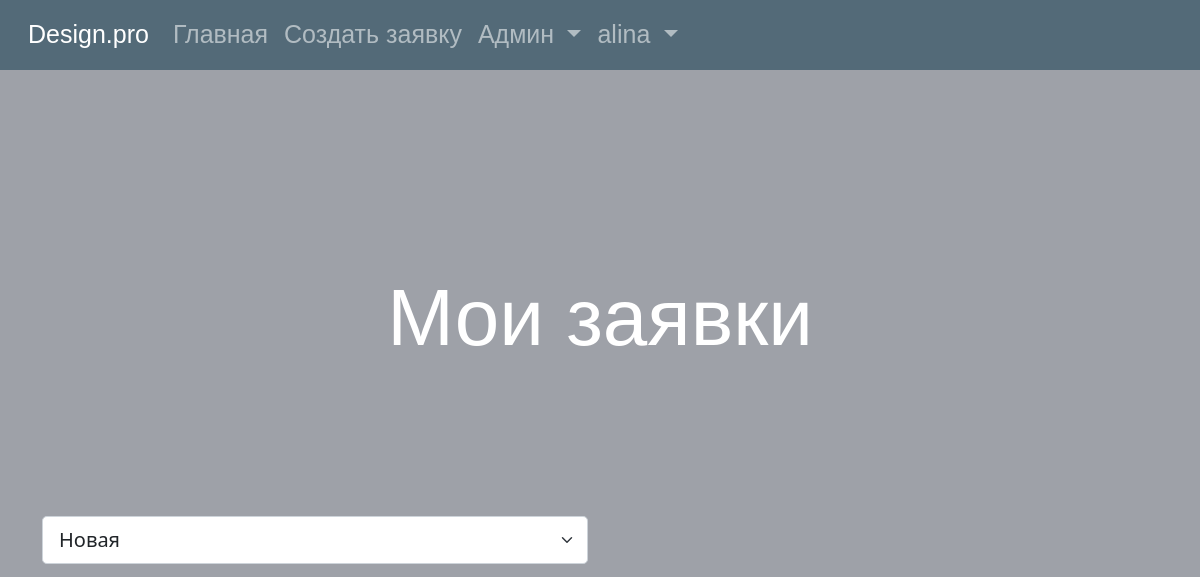
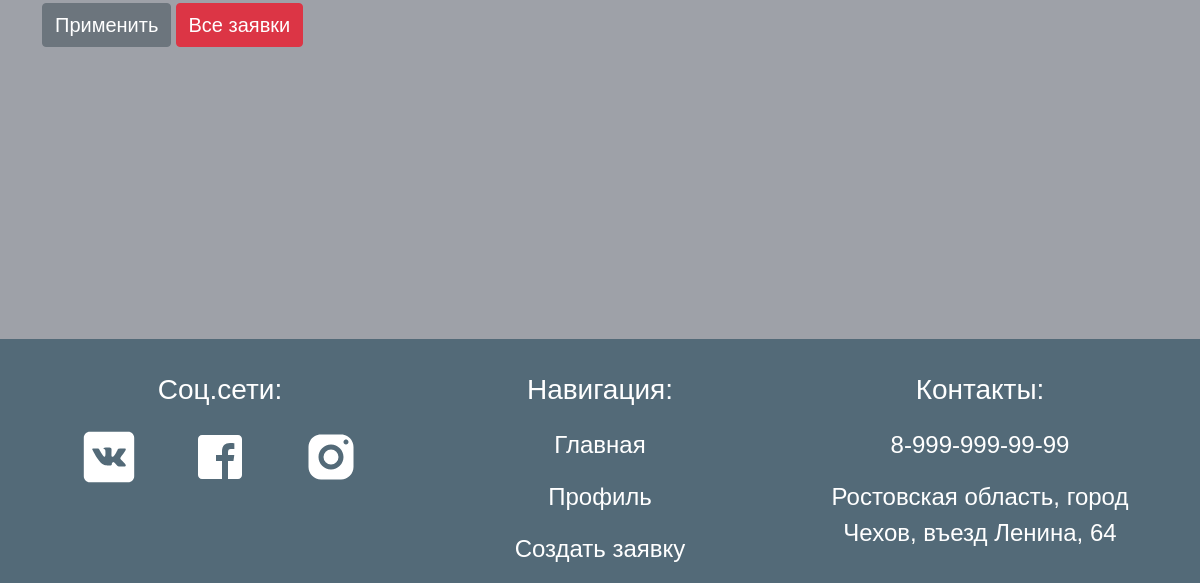
/design/profile (signed in), run on an earlier commit of the app's database (2 pictures, top to bottom).
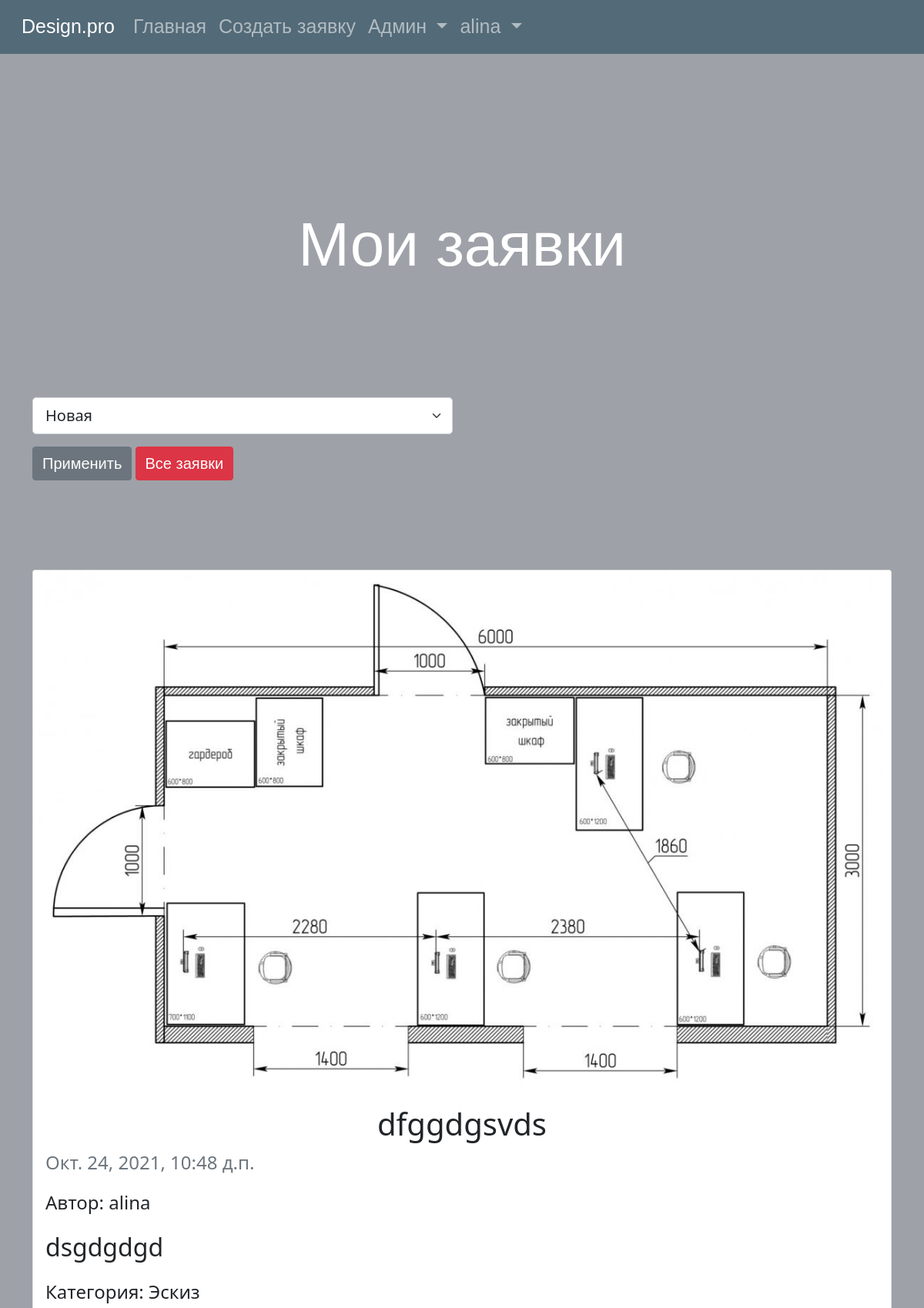
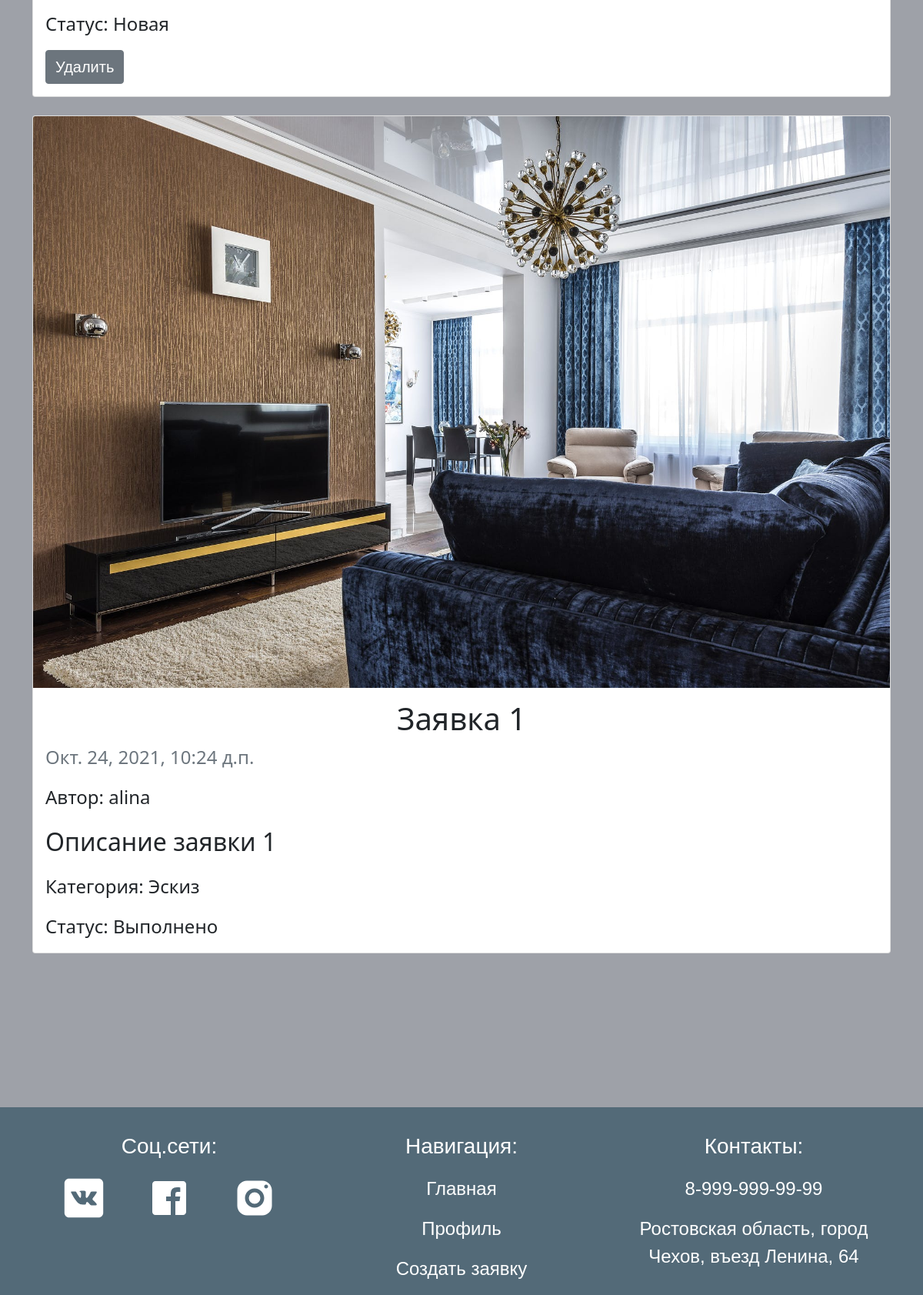
And on a later commit of the database (2 pictures, top to bottom).
### design/models.py (models this page shows, shortened)
class User(AbstractUser):
    fio = models.CharField(max_length=128, null=False, verbose_name='ФИО')
    def __str__(self):
        return self.username
    class Meta(AbstractUser.Meta):
        pass

class Bid(models.Model):
    new = 'new'
    accepted = 'accepted'
    completed = 'completed'
    status_choices = [
        (new, 'Новая'),
        (accepted, 'Принято в работу'),
        (completed, 'Выполнено')
    ]
    name = models.CharField(max_length=128, null=False, verbose_name='Название')
    description = models.TextField(null=False, verbose_name='Описание')
    category = models.ForeignKey('Category', on_delete=models.CASCADE, null=False, verbose_name='Категория')
    img = models.ImageField(upload_to='static/images/', null=False, max_length=300, verbose_name='Изображение')
    img_design = models.ImageField(upload_to='static/images/', default=None, null=True, max_length=300,
                                   verbose_name='Дизайн', blank=True)
    comment = models.TextField(null=True, default=None, verbose_name='Комментарий', blank=True)
    status = models.CharField(max_length=128, choices=status_choices, default=new, verbose_name='Статус')
    author = models.ForeignKey('User', on_delete=models.CASCADE, null=False, verbose_name='Автор')
    date = models.DateTimeField(auto_now_add=True, blank=True, verbose_name='Дата', null=False)
    class Meta:
        verbose_name = 'Заявка'
        verbose_name_plural = 'Заявки'

class Category(models.Model):
    name = models.CharField(max_length=256, null=False, verbose_name='Название')
    class Meta:
        verbose_name = 'Категория'
        verbose_name_plural = 'Категории'
    def __str__(self):
        return self.name

### design/views.py (the view)
# urls.py: path('profile', login_required(views.ProfileView.as_view(), login_url='/design/login'), name='profile'),
class ProfileView(ListView):
    model = Bid
    template_name = 'profile.html'
    context_object_name = 'bids'
    def get_queryset(self):
        if not self.request.GET:
            return Bid.objects.order_by('-date')
        else:
            return Bid.objects.filter(status=self.request.GET['status']).order_by('-date')

### design/templates/profile.html (shortened to what this page needs)
{% extends 'base.html' %}
{% load bootstrap4 %}
{% load static %}
{% block content %}
    <div class="profile">
        <div class="container bids">
            <h2>Мои заявки</h2>
        </div>
        <div class=" container">
            <div class="form">
                <div class="row">
                    <div class="col-6">
                        <form method='get'>
                            <select name=status class="form-select form-select-lg mb-3"
                                    aria-label=".form-select-lg example">
                                <option value=new>Новая</option>
                            </select>
                            <button class="btn btn-secondary fs-5" type='submit'>Применить</button>
                            <a href="{% url 'design:profile' %}" class="btn btn-danger fs-5">Все заявки</a>
                        </form>
                    </div>
                </div>
            </div>
            <div class="row row-cols-1 row-cols-md-1 g-4">
                {% if bids %}
                    {% for bid in bids %}
                        <div class="col">
                            <div class="card">
                                {% if bid.img_design %}
                                    <img src="{{ bid.img_design.url }}" class="card-img-top" alt="...">
                                {% else %}
                                    <img src="{{ bid.img.url }}" class="card-img-top" alt="...">
                                {% endif %}
                                <div class="card-body">
                                    <h5 class="card-title text-center fs-1">{{ bid.name }}</h5>
                                    <p class="text-muted fs-4">{{ bid.date }}</p>
                                    <p class="card-text fs-4">Автор: {{ bid.author }}</p>
                                    <p class="card-text fs-2">{{ bid.description }}</p>
                                    <p class="card-text fs-4">Категория: {{ bid.category }}</p>
                                    <p class="card-text fs-4">Статус: {{ bid.get_status_display }}</p>
                                    {% if bid.status == 'new' %}
                                        <a class="btn btn-secondary fs-5" href="{% url 'design:deleteBid' pk=bid.id %}"
                                           role="button">Удалить</a>
                                    {% endif %}
                                </div>
                            </div>
                        </div>
                    {% endfor %}
                {% endif %}
            </div>
        </div>
    </div>
{% endblock %}

### design/templates/base.html (shortened to what this page needs)
{% load bootstrap4 %}
{% bootstrap_css %}
{% load static %}
<!DOCTYPE html>
<html lang="en">
<head>
    <link href="https://cdn.jsdelivr.net/npm/bootstrap@5.1.3/dist/css/bootstrap.min.css" rel="stylesheet"
>
    <link rel="stylesheet" href="{% static 'style.css' %}">
</head>
<body class="d-flex flex-column min-vh-100">
<div>
    <nav class="navbar navbar-expand-lg navbar-dark bg-light">
        <div class="container-fluid">
            <a class="navbar-brand" href="{% url 'design:index' %}">Design.pro</a>
            <div class="collapse navbar-collapse" id="navbarNavDropdown">
                <ul class="navbar-nav">
                    <li class="nav-item">
                        <a class="nav-link" aria-current="page" href="{% url 'design:index' %}">Главная</a>
                    </li>
                    <li class="nav-item">
                        <a class="nav-link" href="{% url 'design:createBid' %}">Создать заявку</a>
                    </li>
                    {% if user.is_authenticated %}
                        {% if user.is_superuser %}
                            <li class="nav-item dropdown">
                                <a class="nav-link dropdown-toggle" href="#" role="button" data-bs-toggle="dropdown"
                                   aria-expanded="false">
                                    Админ
                                </a>
                            </li>
                        {% endif %}
                        <li class="nav-item dropdown">
                            <a class="nav-link dropdown-toggle" href="#" id="navbarDropdownMenuLink" role="button"
                               data-bs-toggle="dropdown" aria-expanded="false">
                                {{ user.username }}
                            </a>
                        </li>
                    {% endif %}
                </ul>
            </div>
        </div>
    </nav>
</div>
<div class="content">
    {% block content %}
    {% endblock %}
</div>
<footer class="footer mt-auto container-fluid">
    <div class="container">
        <div class="row">
            <div class="col">
                <p class="text-center fs-3 title">Соц.сети:</p>
                <div class="container-fluid text-center">
                    <div class="row">
                        <div class="col-md-4 col-sm-12"><a href="https://vk.com"><img
                                src="{% static 'images/vk.svg' %}" alt=""></a></div>
                        <div class="col-md-4 col-sm-12"><a href="https://vk.com"><img
                                src="{% static 'images/fb.svg' %}" alt=""></a></div>
                        <div class="col-md-4 col-sm-12"><a href="https://vk.com"><img
                                src="{% static 'images/inst.svg' %}" alt=""></a></div>
                    </div>
                </div>
            </div>
            <div class="col">
                <p class="text-center fs-3 title">Навигация:</p>
                <p class="text-center fs-4"><a href="{% url 'design:index' %}">Главная</a></p>
                <p class="text-center fs-4"><a href="{% url 'design:profile' %}">Профиль</a></p>
                <p class="text-center fs-4"><a href="{% url 'design:createBid' %}">Создать заявку</a></p>
            </div>
            <div class="col">
                <p class="text-center fs-3 title">Контакты:</p>
                <p class="text-center fs-4">8-999-999-99-99</p>
                <p class="text-center fs-4">Ростовская область, город Чехов, въезд Ленина, 64</p>
            </div>
        </div>
    </div>
</footer>
</body>
</html>

### design/static/style.css (style rules this page uses)
body { background-color: #9ea1a8; height: 100%; }
.navbar { background-color: #536a78 !important; }
nav a { font-size: 25px !important; }
.navbar li, a { font-family: "Century Gothic", sans-serif !important; }
h2 { font-family: "Century Gothic", sans-serif !important; color: white; font-size: 80px; text-align: center; margin-bottom: 150px; margin-top: 200px; }
.bids h2 { margin-bottom: 150px; margin-top: 200px; }
footer { background-color: #536a78; }
footer p { color: white; font-family: "Century Gothic", sans-serif; }
footer .title { font-family: "Century Gothic", sans-serif; padding-top: 30px; }
footer img { width: 60px; }
footer a { text-decoration: none; color: white; }
.form { margin-bottom: 100px; }
.content { margin-bottom: 200px; }
::placeholder { color: peachpuff; font-size: 20px; }
button { font-family: "Century Gothic", sans-serif; }

What changed in the data, as far as the page shows it:
added Bid: img (picture), name "dfggdgsvds", date "Окт. 24, 2021, 10:48 д.п.", author "alina", description "dsgdgdgd", category "Эскиз", status "Новая", shows "Удалить"
added Bid: img_design (picture), name "Заявка 1", date "Окт. 24, 2021, 10:24 д.п.", author "alina", description "Описание заявки 1", category "Эскиз", status "Выполнено"
